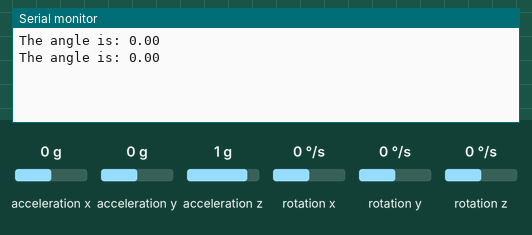
Simulated run of this sketch. Board: Arduino Uno, built with avr-gcc and run on an emulated ATmega328P. Parts: the last lines printed to the serial monitor. The inputs (shaded band) are chosen by the test bench; at power-on: acceleration x 0 g, acceleration y 0 g, acceleration z 1 g, rotation x 0 °/s, rotation y 0 °/s, rotation z 0 °/s.

Above: at 4.2 s.
4.3 s: acceleration x set to -1.4 g
At 5.5 s:
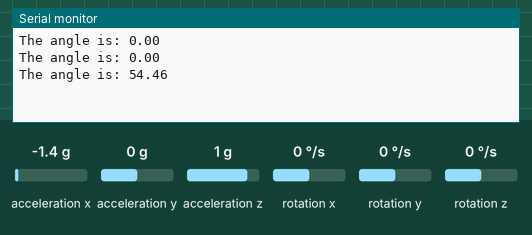
5.8 s: acceleration y set to -1.4 g
At 6.3 s:
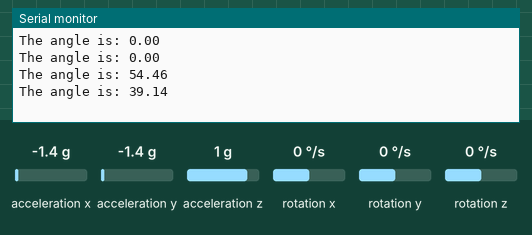
7.3 s: acceleration z set to -1.4 g
At 8.8 s:
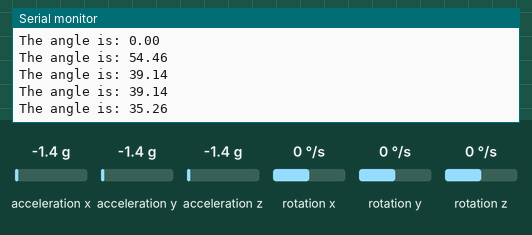
Timing chart, 0 to 10.3 s (numbered marks = the images above; inputs shaded):
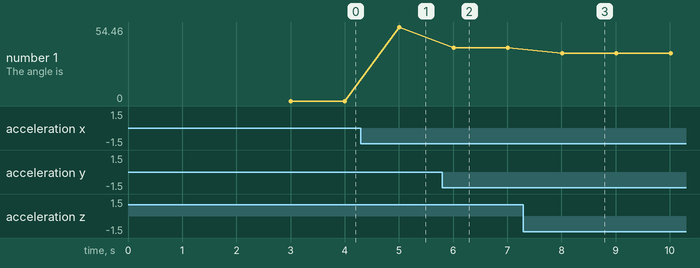

Measured:
- after the input at 4.3 s, the serial monitor: prints a new line after 0.71 s (image 1)
- after the input at 5.8 s, the serial monitor: prints a new line after 0.21 s (image 2)
- after the input at 7.3 s, the serial monitor: prints a new line after 0.71 s (image 3)
- plotted number 1: 0 → 54.46 after the input at 4.3 s, 54.46 → 39.14 after the input at 5.8 s, 39.14 → 35.26 after the input at 7.3 s

The sketch:

temp2.ino
```cpp
#include <MPU6050_tockn.h>
#include <Wire.h>

MPU6050 mpu6050(Wire);  // 新建一个mpu6050实例

long timer = 0;  // 存储每次迭代开始时的时间
int angle;  // 相对于初始值旋转的角度，逆时针为正，顺时针为负
int init_angle;  // 角度初始值

void setup() {
    Serial.begin(9600);
    Wire.begin();
    mpu6050.begin();
    mpu6050.calcGyroOffsets(true);
}

void loop() {
    mpu6050.update();

    if (millis() - timer > 1000) {
        angle = mpu6050.getGyroAngleY() - init_angle;
        Serial.print("The angle is: ");Serial.println(mpu6050.getGyroAngleY());
        timer = millis();
    }
}
```
